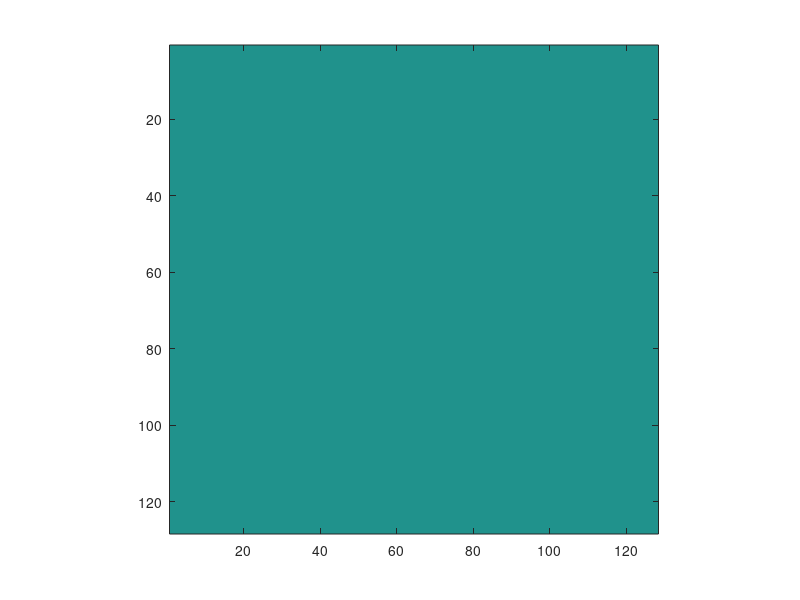
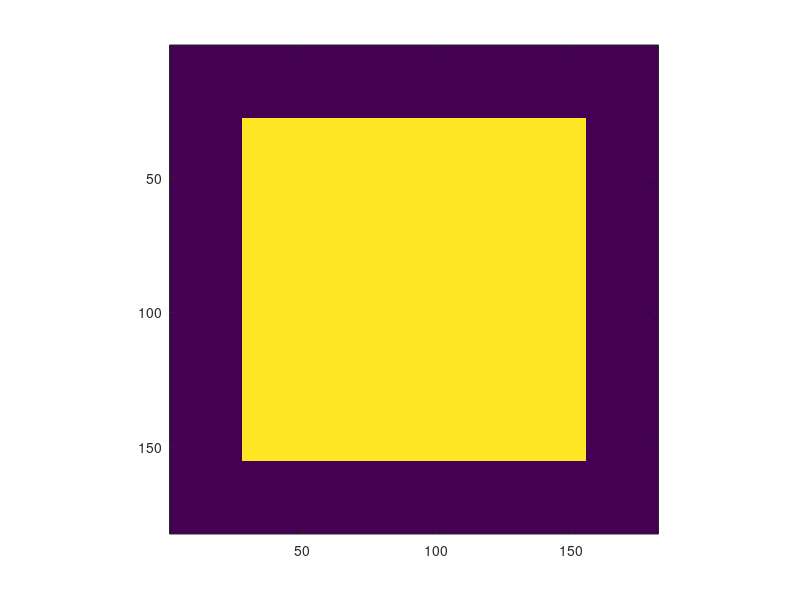
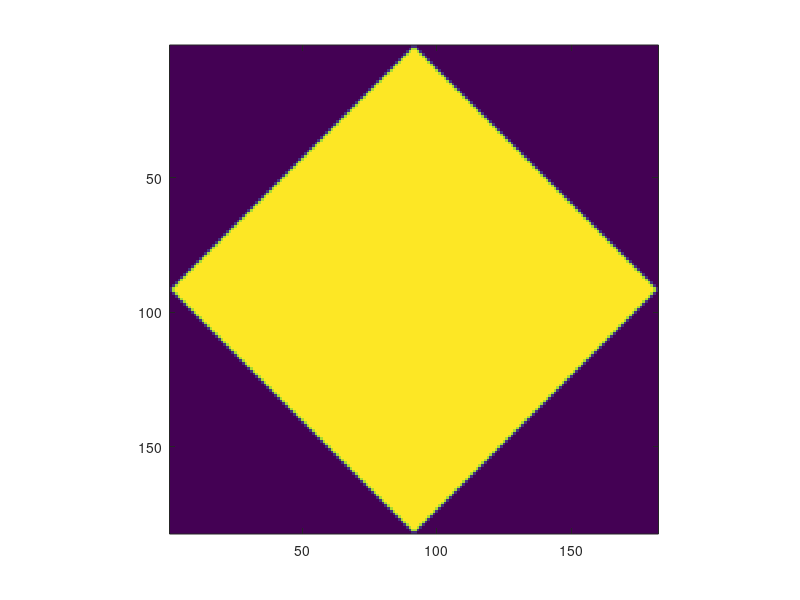
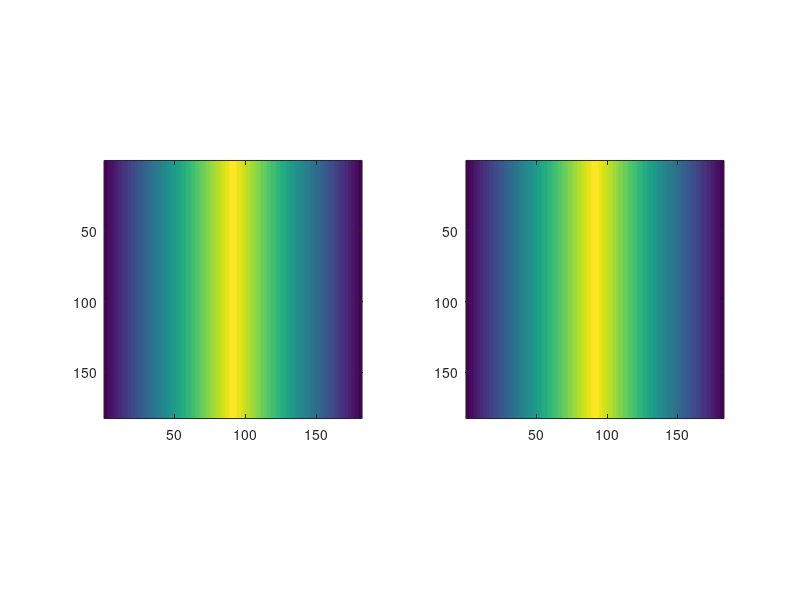

Write the MATLAB code that produced these figures, in order. (Note: this script raises an error after producing the figures.)
centre_im = ones(128);
theta = 45;
[row col] = size(centre_im);
pad_size = ceil(0.5*(sqrt(2)-1)*max([row col]));

pad_im = padarray(centre_im, [pad_size pad_size], 0);

rot_im = imrotate(pad_im, theta, 'bilinear', 'crop');

sum_im = repmat(sum(rot_im), size(rot_im,1), 1);
sum_im2 = conv2(rot_im, ones(4*pad_size+2*row,1), 'same');

inv_im = imrotate(sum_im, -theta, 'bilinear', 'crop');
final_im = inv_im(pad_size+1:pad_size+row, pad_size+1:pad_size+col);

inv_im2 = imrotate(sum_im2, -theta, 'bilinear', 'crop');
final_im2 = inv_im2(pad_size+1:pad_size+row, pad_size+1:pad_size+col);

figure; imagesc(centre_im); axis image;
figure; imagesc(pad_im); axis image;
figure; imagesc(rot_im); axis image;
figure; subplot(1,2,1); imagesc(sum_im); axis image; subplot(1,2,2); imagesc(sum_im2); axis image;
figure; subplot(1,2,1); imagesc(final_im); axis image; subplot(1,2,2); imagesc(final_im2); axis image;
%%
mam_list = dir('C:\isbe\mammograms\new_CAD\BMP_2004_half\*.mat');
for ii = 1:540
    %load mammo 001LCC is good...
    load(['C:\isbe\mammograms\new_CAD\BMP_2004_half\o04_' mam_list(ii).name(5:10) '.mat']);

    %load segmentation
    load(['C:\isbe\dev\segmentation\breast_borders\o04_' mam_list(ii).name(5:10) '_segmentation.mat']);

    %resize segmentation and create mask
    [breast_border] = segment_breast_resize(size(mammogram), segmentation);
    mask = roipoly(mammogram, breast_border(:,1), breast_border(:,2));

    %Compute line strength
    class_forest = u_load('M:\chen\data\DTCWT_rf_fulltrees_W3L5\tree_combine\random_forest.mat');
    line_prob = classify_image(...
        'image_in', mammogram,...
        'forest', class_forest,...
        'forest_type', 'isbe',...
        'num_levels', 5,...
        'mask', mask);

    %Compute orientation
    reg_forest = u_load(['C:\isbe\dev\classification\rf\rf_reg_ori_02.mat']);
    line_ori = classify_image(...
        'image_in', mammogram,...
        'forest', reg_forest,...
        'forest_type', 'regression',...
        'num_levels', 5,...
        'mask', mask);

    save(['C:\isbe\dev\ad\' mam_list(ii).name(5:10) '_data.mat'], 'line*');

    line_combined = line_prob .* exp(i*pi*line_ori/180);
    figure; imagesc(line_prob); axis image; colormap(gray(256));
    figure; image(complex2rgb(line_combined(1:4:end, 1:4:end).^2)); axis image;
    clear; pack;
    load(['C:\isbe\dev\ad\' mam_list(ii).name(5:10) '_data.mat']);
    [angle_bands] = radial_line_projection(line_prob, line_ori, [36 1]);
    save(['C:\isbe\dev\ad\' mam_list(ii).name(5:10) '_data.mat'], 'line*', 'angle_bands');
end
%%
load C:\isbe\dev\ad\001LCC_data.mat
line_combined = line_prob .* exp(i*pi*line_ori/180);
imwrite(complex2rgb(line_combined(1:4:end, 1:4:end).^2), 'C:\isbe\dev\ad\figures\001LCC_orientation_map.bmp');
write_im_from_colormap(angle_bands, 'C:\isbe\dev\ad\figures\001LCC_radial_map_1.bmp', jet(256), [0 1100]);
write_im_from_colormap(imfilter(angle_bands, fspecial('disk', 8)), 'C:\isbe\dev\ad\figures\001LCC_radial_map_8.bmp', jet(256), [0 1100]);
write_im_from_colormap(imfilter(angle_bands, fspecial('disk', 16)), 'C:\isbe\dev\ad\figures\001LCC_radial_map_16.bmp', jet(256), [0 1100]);
write_im_from_colormap(imfilter(angle_bands, fspecial('disk', 32)), 'C:\isbe\dev\ad\figures\001LCC_radial_map_32.bmp', jet(256), [0 1100]);
write_im_from_colormap(imfilter(angle_bands, fspecial('disk', 64)), 'C:\isbe\dev\ad\figures\001LCC_radial_map_64.bmp', jet(256), [0 1100]);
